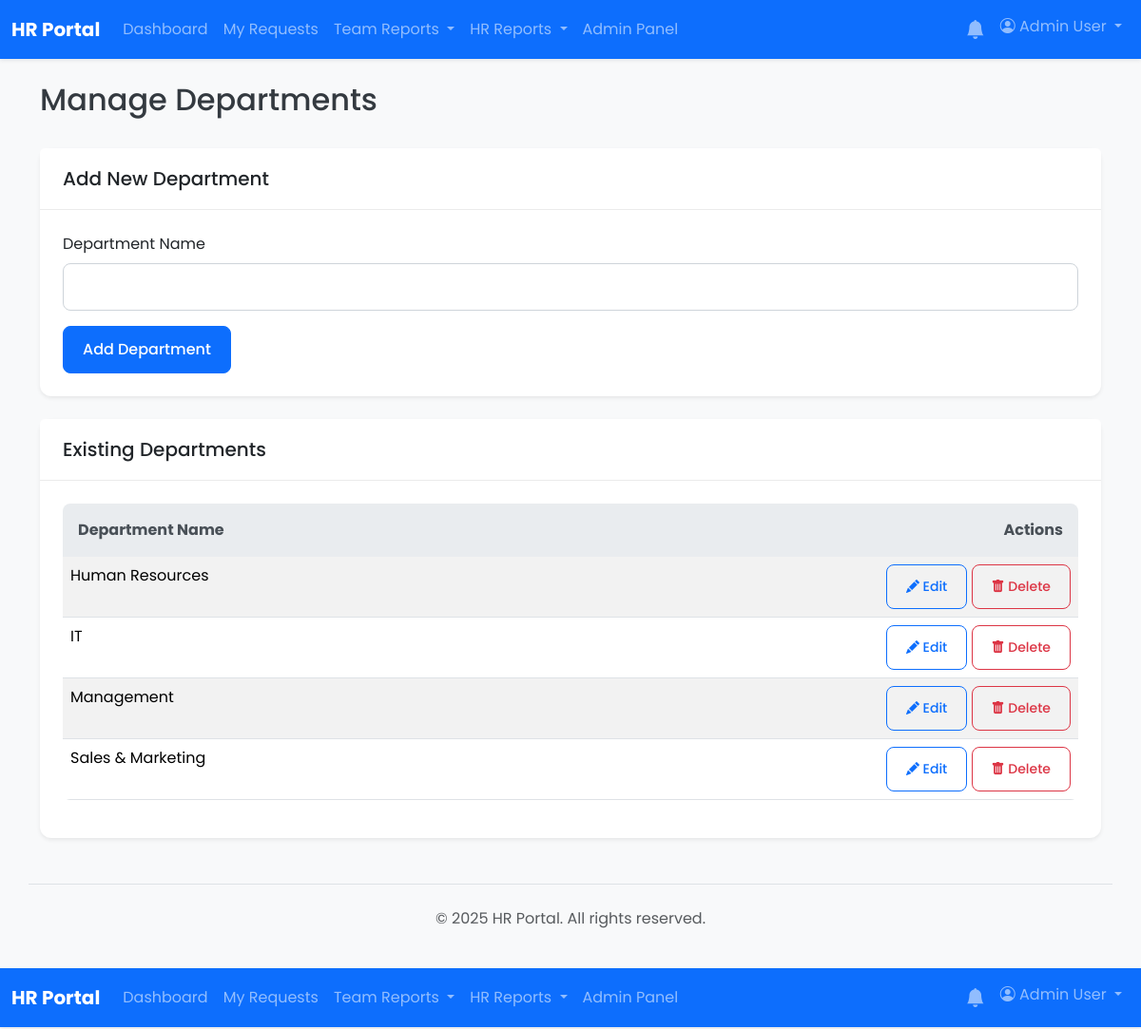
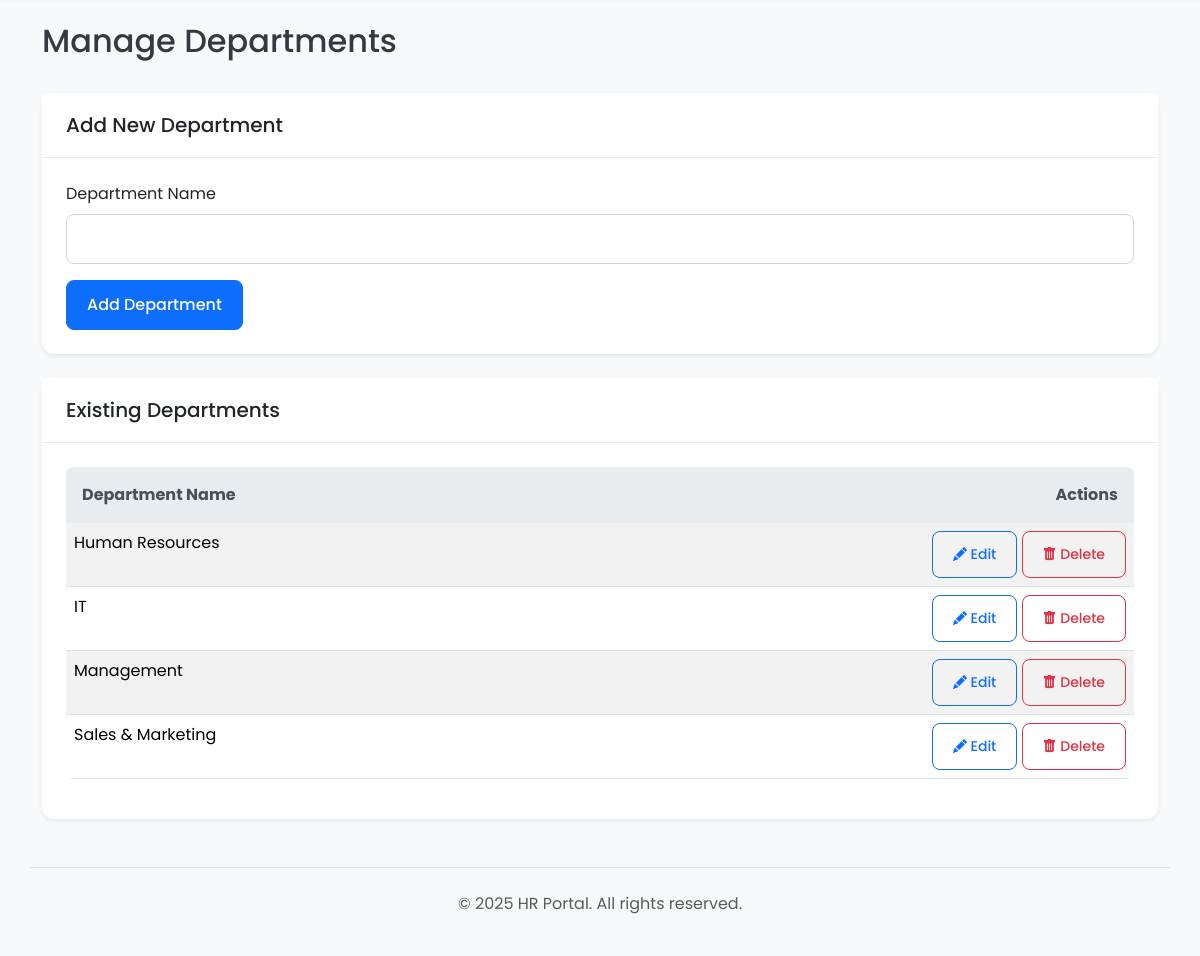
The app's page /admin/departments.php (signed in) with its own data (2 pictures, top to bottom).
### tables this page shows
CREATE TABLE `departments` (
  `id` int(11) NOT NULL AUTO_INCREMENT,
  `name` varchar(255) NOT NULL,
  `created_at` timestamp NOT NULL DEFAULT current_timestamp(),
  PRIMARY KEY (`id`),
  UNIQUE KEY `name` (`name`)
);

### admin/departments.php (the view, shortened to what this page needs)
<?php
require_once __DIR__ . '/../app/core/database.php';
include __DIR__ . '/../app/templates/header.php';
$editing_dept = null;
$stmt = $pdo->query("SELECT * FROM departments ORDER BY name ASC");
$departments = $stmt->fetchAll();
?>
<div class="d-flex justify-content-between align-items-center mb-4">
    <h1 class="h2">Manage Departments</h1>
</div>
<div class="card shadow-sm mb-4">
    <div class="card-header">
        <h2 class="h5 mb-0"><?php echo $editing_dept ? 'Edit Department' : 'Add New Department'; ?></h2>
    </div>
    <div class="card-body">
        <form action="departments.php" method="post">
            <div class="mb-3">
                <label for="name" class="form-label">Department Name</label>
                <input type="text" class="form-control" id="name" name="name" required value="<?php echo htmlspecialchars($editing_dept['name'] ?? ''); ?>">
            </div>
            <button type="submit" class="btn btn-primary"><?php echo $editing_dept ? 'Update Department' : 'Add Department'; ?></button>
        </form>
    </div>
</div>
<div class="card shadow-sm">
    <div class="card-header">
        <h2 class="h5 mb-0">Existing Departments</h2>
    </div>
    <div class="card-body">
        <div class="table-responsive">
            <table class="table table-striped table-hover">
                <thead class="table-light">
                    <tr>
                        <th>Department Name</th>
                        <th class="text-end">Actions</th>
                    </tr>
                </thead>
                <tbody>
                    <?php if (empty($departments)): ?>
                        <tr>
                            <td colspan="2" class="text-center text-muted">No departments found.</td>
                        </tr>
                    <?php else: ?>
                        <?php foreach ($departments as $dept): ?>
                            <tr>
                                <td><?php echo htmlspecialchars($dept['name']); ?></td>
                                <td class="text-end">
                                    <a href="departments.php?action=edit&id=<?php echo $dept['id']; ?>" class="btn btn-sm btn-outline-primary"><i class="bi bi-pencil-fill"></i> Edit</a>
                                    <a href="departments.php?action=delete&id=<?php echo $dept['id']; ?>" class="btn btn-sm btn-outline-danger" onclick="return confirm('Are you sure you want to delete this department?');"><i class="bi bi-trash-fill"></i> Delete</a>
                                </td>
                            </tr>
                        <?php endforeach; ?>
                    <?php endif; ?>
                </tbody>
            </table>
        </div>
    </div>
</div>
<?php
include __DIR__ . '/../app/templates/footer.php';
?><?php
require_once __DIR__ . '/../app/core/database.php';
include __DIR__ . '/../app/templates/header.php';
$editing_dept = null;
$stmt = $pdo->query("SELECT * FROM departments ORDER BY name ASC");
$departments = $stmt->fetchAll();
?>
<div class="d-flex justify-content-between align-items-center mb-4">
    <h1 class="h2">Manage Departments</h1>
</div>
<div class="card shadow-sm mb-4">
    <div class="card-header">
        <h2 class="h5 mb-0"><?php echo $editing_dept ? 'Edit Department' : 'Add New Department'; ?></h2>
    </div>
    <div class="card-body">
        <form action="departments.php" method="post">
            <div class="mb-3">
                <label for="name" class="form-label">Department Name</label>
                <input type="text" class="form-control" id="name" name="name" required value="<?php echo htmlspecialchars($editing_dept['name'] ?? ''); ?>">
            </div>
            <button type="submit" class="btn btn-primary"><?php echo $editing_dept ? 'Update Department' : 'Add Department'; ?></button>
        </form>
    </div>
</div>
<div class="card shadow-sm">
    <div class="card-header">
        <h2 class="h5 mb-0">Existing Departments</h2>
    </div>
    <div class="card-body">
        <div class="table-responsive">
            <table class="table table-striped table-hover">
                <thead class="table-light">
                    <tr>
                        <th>Department Name</th>
                        <th class="text-end">Actions</th>
                    </tr>
                </thead>
                <tbody>
                    <?php if (empty($departments)): ?>
                        <tr>
                            <td colspan="2" class="text-center text-muted">No departments found.</td>
                        </tr>
                    <?php else: ?>
                        <?php foreach ($departments as $dept): ?>
                            <tr>
                                <td><?php echo htmlspecialchars($dept['name']); ?></td>
                                <td class="text-end">
                                    <a href="departments.php?action=edit&id=<?php echo $dept['id']; ?>" class="btn btn-sm btn-outline-primary"><i class="bi bi-pencil-fill"></i> Edit</a>
                                    <a href="departments.php?action=delete&id=<?php echo $dept['id']; ?>" class="btn btn-sm btn-outline-danger" onclick="return confirm('Are you sure you want to delete this department?');"><i class="bi bi-trash-fill"></i> Delete</a>
                                </td>
                            </tr>
                        <?php endforeach; ?>
                    <?php endif; ?>
                </tbody>
            </table>
        </div>
    </div>
</div>
<?php
include __DIR__ . '/../app/templates/footer.php';
?>

### css/style.css (style rules this page uses)
* { box-sizing: border-box; }
html, body { height: 100%; margin: 0; padding: 0; }
body { font-family: 'Poppins', sans-serif; background-color: #f0f2f5; color: #343a40; }
a { color: #007bff; text-decoration: none; transition: color 0.2s ease-in-out; }
.card { border: none; border-radius: 0.75rem; box-shadow: 0 4px 12px rgba(0, 0, 0, 0.08); }
.card-header { background-color: #ffffff; border-bottom: 1px solid rgba(0, 0, 0, 0.08); font-weight: 600; padding: 1.25rem 1.5rem; border-top-left-radius: 0.75rem; border-top-right-radius: 0.75rem; }
.card-body { padding: 1.5rem; }
.form-control, .form-select { border-radius: 0.5rem; border: 1px solid #ced4da; padding: 0.75rem 1rem; }
.btn { border-radius: 0.5rem; font-weight: 500; padding: 0.75rem 1.25rem; }
.table { border-radius: 0.5rem; overflow: hidden; }
.table thead th { background-color: #e9ecef; color: #495057; border-bottom: none; padding: 1rem; }
.table-striped tbody tr:nth-of-type(odd) { background-color: #f8f9fa; }
.mb-4 { margin-bottom: 1.5rem !important; }

### records on screen
departments: name "Human Resources"
departments: name "IT"
departments: name "Management"
departments: name "Sales & Marketing"

### other values on screen
SITE_NAME "HR Portal HR Portal"
$_SESSION['full_name'] "Admin User Admin User"
